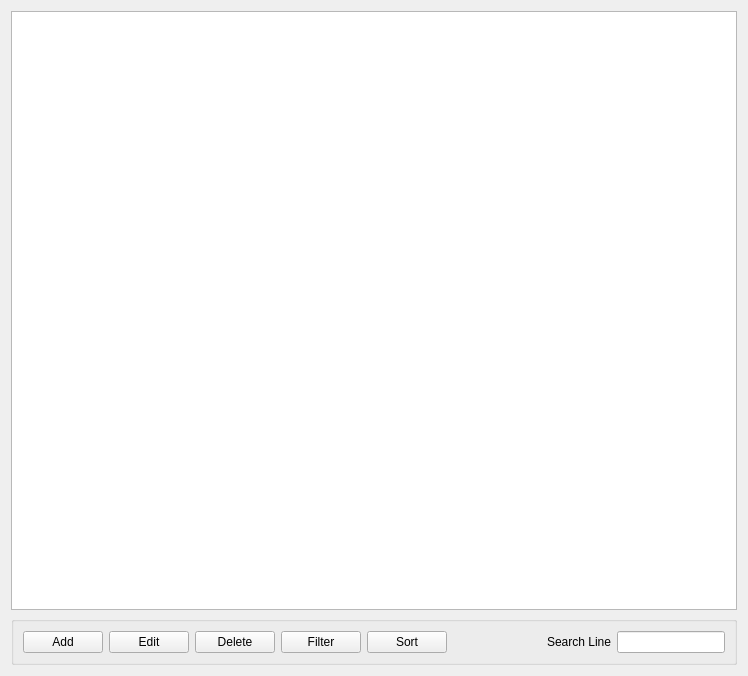
<?xml version="1.0" encoding="UTF-8"?>
<ui version="4.0">
 <class>QTabForm</class>
 <widget class="QWidget" name="QTabForm">
  <property name="geometry">
   <rect>
    <x>0</x>
    <y>0</y>
    <width>748</width>
    <height>676</height>
   </rect>
  </property>
  <property name="windowTitle">
   <string>Form</string>
  </property>
  <layout class="QVBoxLayout" name="verticalLayout">
   <item>
    <widget class="QTableView" name="tableView">
     <property name="selectionMode">
      <enum>QAbstractItemView::SingleSelection</enum>
     </property>
     <property name="selectionBehavior">
      <enum>QAbstractItemView::SelectRows</enum>
     </property>
     <property name="gridStyle">
      <enum>Qt::SolidLine</enum>
     </property>
     <property name="sortingEnabled">
      <bool>true</bool>
     </property>
    </widget>
   </item>
   <item>
    <widget class="QGroupBox" name="groupBox">
     <property name="title">
      <string/>
     </property>
     <property name="flat">
      <bool>true</bool>
     </property>
     <layout class="QHBoxLayout" name="horizontalLayout">
      <item>
       <widget class="QPushButton" name="pushButtonAdd">
        <property name="text">
         <string>Add</string>
        </property>
       </widget>
      </item>
      <item>
       <widget class="QPushButton" name="pushButtonEdit">
        <property name="text">
         <string>Edit</string>
        </property>
       </widget>
      </item>
      <item>
       <widget class="QPushButton" name="pushButtonDelete">
        <property name="text">
         <string>Delete</string>
        </property>
       </widget>
      </item>
      <item>
       <widget class="QPushButton" name="pushButtonFilter">
        <property name="text">
         <string>Filter</string>
        </property>
       </widget>
      </item>
      <item>
       <widget class="QPushButton" name="pushButtonSort">
        <property name="text">
         <string>Sort</string>
        </property>
       </widget>
      </item>
      <item>
       <spacer name="horizontalSpacer">
        <property name="orientation">
         <enum>Qt::Horizontal</enum>
        </property>
        <property name="sizeHint" stdset="0">
         <size>
          <width>40</width>
          <height>20</height>
         </size>
        </property>
       </spacer>
      </item>
      <item>
       <widget class="QLabel" name="LineSearch">
        <property name="text">
         <string>Search Line</string>
        </property>
       </widget>
      </item>
      <item>
       <widget class="QLineEdit" name="lineEdit"/>
      </item>
     </layout>
    </widget>
   </item>
  </layout>
 </widget>
 <resources/>
 <connections/>
</ui>
